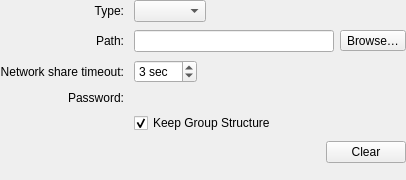
<?xml version="1.0" encoding="UTF-8"?>
<ui version="4.0">
 <class>EditGroupWidgetKeeShare</class>
 <widget class="QWidget" name="EditGroupWidgetKeeShare">
  <property name="geometry">
   <rect>
    <x>0</x>
    <y>0</y>
    <width>361</width>
    <height>180</height>
   </rect>
  </property>
  <layout class="QVBoxLayout" name="verticalLayout">
   <property name="spacing">
    <number>0</number>
   </property>
   <property name="leftMargin">
    <number>0</number>
   </property>
   <property name="topMargin">
    <number>0</number>
   </property>
   <property name="rightMargin">
    <number>0</number>
   </property>
   <property name="bottomMargin">
    <number>0</number>
   </property>
   <item>
    <widget class="MessageWidget" name="messageWidget" native="true"/>
   </item>
   <item>
    <layout class="QGridLayout" name="gridLayout">
     <property name="horizontalSpacing">
      <number>10</number>
     </property>
     <property name="verticalSpacing">
      <number>8</number>
     </property>
     <item row="0" column="1">
      <widget class="QComboBox" name="typeComboBox">
       <property name="sizePolicy">
        <sizepolicy hsizetype="Fixed" vsizetype="Fixed">
         <horstretch>0</horstretch>
         <verstretch>0</verstretch>
        </sizepolicy>
       </property>
       <property name="accessibleName">
        <string>Sharing mode field</string>
       </property>
      </widget>
     </item>
     <item row="2" column="0">
      <widget class="QLabel" name="uncTimeoutLabel">
       <property name="text">
        <string>Network share timeout:</string>
       </property>
       <property name="alignment">
        <set>Qt::AlignRight|Qt::AlignTrailing|Qt::AlignVCenter</set>
       </property>
      </widget>
     </item>
     <item row="2" column="1">
      <widget class="QSpinBox" name="uncTimeoutSpinBox">
       <property name="sizePolicy">
        <sizepolicy hsizetype="Fixed" vsizetype="Fixed">
         <horstretch>0</horstretch>
         <verstretch>0</verstretch>
        </sizepolicy>
       </property>
       <property name="focusPolicy">
        <enum>Qt::StrongFocus</enum>
       </property>
       <property name="toolTip">
        <string>Timeout to wait for network share host (SMB) before skipping sync. When multiple groups use the same host, the longest configured timeout is used.</string>
       </property>
       <property name="accessibleName">
        <string>Network share connection timeout in seconds</string>
       </property>
       <property name="suffix">
        <string comment="Seconds"> sec</string>
       </property>
       <property name="minimum">
        <number>1</number>
       </property>
       <property name="maximum">
        <number>60</number>
       </property>
       <property name="value">
        <number>3</number>
       </property>
      </widget>
     </item>
     <item row="3" column="1">
      <widget class="PasswordWidget" name="passwordEdit" native="true">
       <property name="sizePolicy">
        <sizepolicy hsizetype="Preferred" vsizetype="Preferred">
         <horstretch>0</horstretch>
         <verstretch>0</verstretch>
        </sizepolicy>
       </property>
       <property name="minimumSize">
        <size>
         <width>200</width>
         <height>0</height>
        </size>
       </property>
       <property name="focusPolicy">
        <enum>Qt::StrongFocus</enum>
       </property>
       <property name="accessibleName">
        <string>Password field</string>
       </property>
      </widget>
     </item>
     <item row="0" column="0">
      <widget class="QLabel" name="typeLabel">
       <property name="text">
        <string>Type:</string>
       </property>
       <property name="alignment">
        <set>Qt::AlignRight|Qt::AlignTrailing|Qt::AlignVCenter</set>
       </property>
      </widget>
     </item>
     <item row="3" column="0">
      <widget class="QLabel" name="passwordLabel">
       <property name="text">
        <string>Password:</string>
       </property>
       <property name="alignment">
        <set>Qt::AlignRight|Qt::AlignTrailing|Qt::AlignVCenter</set>
       </property>
      </widget>
     </item>
     <item row="1" column="0">
      <widget class="QLabel" name="pathLabel">
       <property name="text">
        <string>Path:</string>
       </property>
       <property name="alignment">
        <set>Qt::AlignRight|Qt::AlignTrailing|Qt::AlignVCenter</set>
       </property>
      </widget>
     </item>
     <item row="1" column="1">
      <layout class="QHBoxLayout" name="pathLayout">
       <property name="spacing">
        <number>6</number>
       </property>
       <item>
        <widget class="QLineEdit" name="pathEdit">
         <property name="sizePolicy">
          <sizepolicy hsizetype="MinimumExpanding" vsizetype="Fixed">
           <horstretch>0</horstretch>
           <verstretch>0</verstretch>
          </sizepolicy>
         </property>
         <property name="minimumSize">
          <size>
           <width>200</width>
           <height>0</height>
          </size>
         </property>
         <property name="accessibleName">
          <string>Path to share file field</string>
         </property>
        </widget>
       </item>
       <item>
        <widget class="QToolButton" name="pathSelectionButton">
         <property name="accessibleName">
          <string>Browse for share file</string>
         </property>
         <property name="text">
          <string>Browse…</string>
         </property>
        </widget>
       </item>
      </layout>
     </item>
     <item row="5" column="1">
      <layout class="QHBoxLayout" name="horizontalLayout">
       <item>
        <spacer name="horizontalSpacer">
         <property name="orientation">
          <enum>Qt::Horizontal</enum>
         </property>
         <property name="sizeHint" stdset="0">
          <size>
           <width>40</width>
           <height>20</height>
          </size>
         </property>
        </spacer>
       </item>
       <item>
        <widget class="QPushButton" name="clearButton">
         <property name="sizePolicy">
          <sizepolicy hsizetype="Fixed" vsizetype="Fixed">
           <horstretch>0</horstretch>
           <verstretch>0</verstretch>
          </sizepolicy>
         </property>
         <property name="accessibleName">
          <string>Clear fields</string>
         </property>
         <property name="text">
          <string>Clear</string>
         </property>
        </widget>
       </item>
      </layout>
     </item>
     <item row="6" column="0">
      <spacer name="verticalSpacer_2">
       <property name="orientation">
        <enum>Qt::Vertical</enum>
       </property>
       <property name="sizeHint" stdset="0">
        <size>
         <width>20</width>
         <height>0</height>
        </size>
       </property>
      </spacer>
     </item>
     <item row="4" column="1">
      <widget class="QCheckBox" name="keepGroupsCheckbox">
       <property name="toolTip">
        <string>Maintain group structure with shared database</string>
       </property>
       <property name="text">
        <string>Keep Group Structure</string>
       </property>
       <property name="checked">
        <bool>true</bool>
       </property>
      </widget>
     </item>
    </layout>
   </item>
  </layout>
 </widget>
 <customwidgets>
  <customwidget>
   <class>PasswordWidget</class>
   <extends>QWidget</extends>
   <header>gui/PasswordWidget.h</header>
   <container>1</container>
  </customwidget>
  <customwidget>
   <class>MessageWidget</class>
   <extends>QWidget</extends>
   <header>gui/MessageWidget.h</header>
   <container>1</container>
  </customwidget>
 </customwidgets>
 <tabstops>
  <tabstop>typeComboBox</tabstop>
  <tabstop>pathEdit</tabstop>
  <tabstop>pathSelectionButton</tabstop>
  <tabstop>uncTimeoutSpinBox</tabstop>
  <tabstop>passwordEdit</tabstop>
  <tabstop>keepGroupsCheckbox</tabstop>
  <tabstop>clearButton</tabstop>
 </tabstops>
 <resources/>
 <connections/>
</ui>
